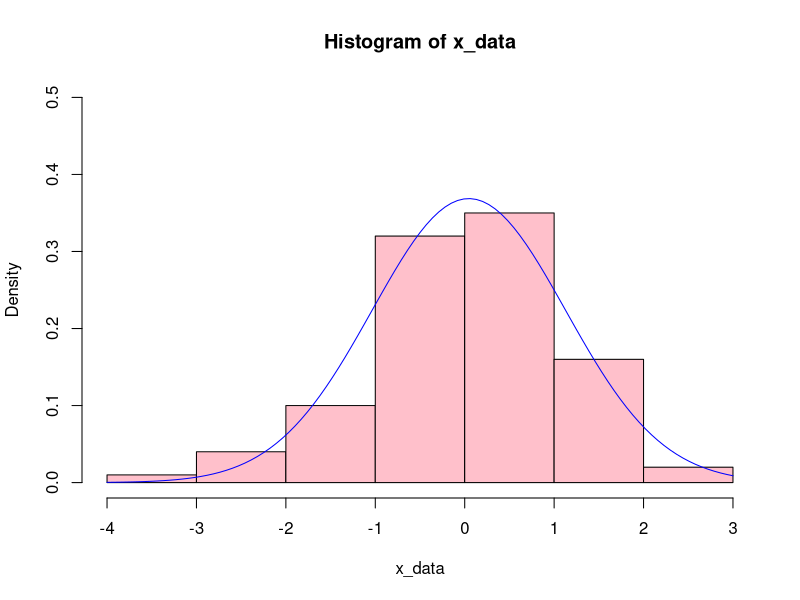
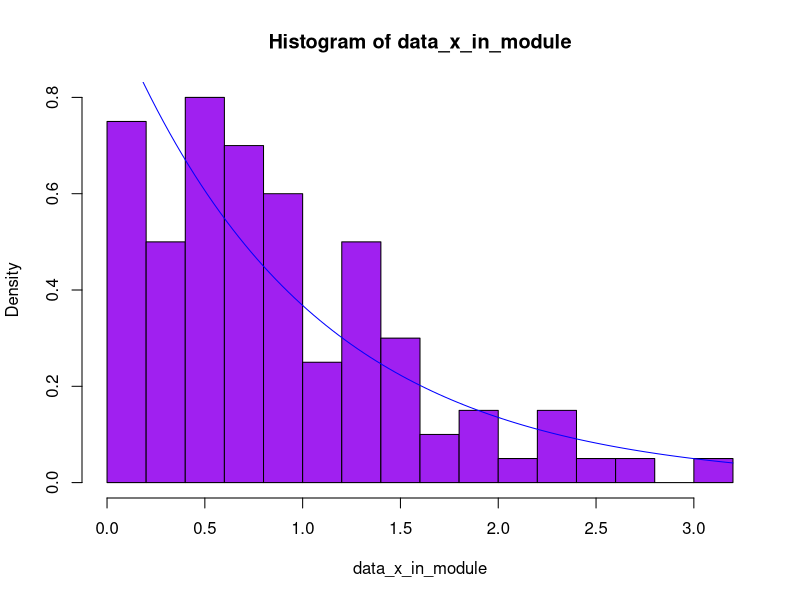
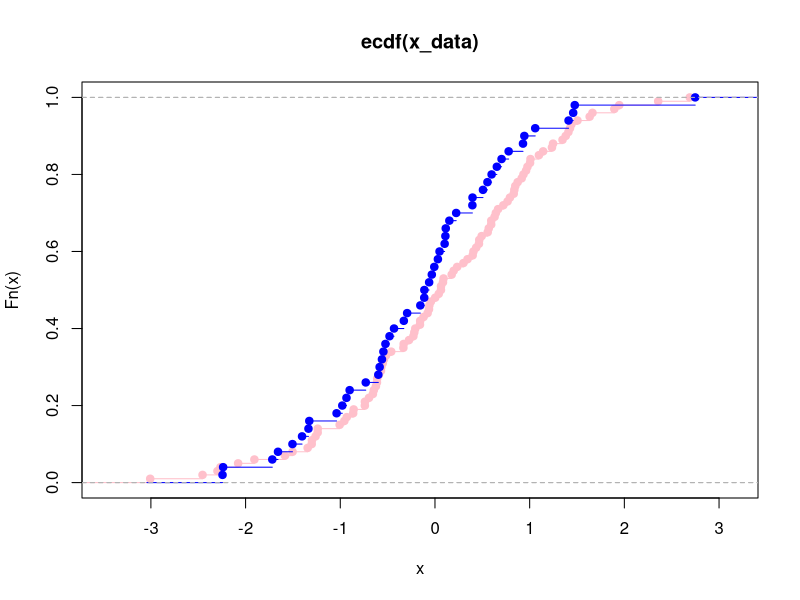

R code for these plots, in order:
## ---- chunk 1
TEAM_ID <- 16
ALPHA <- 0.05
N1 <- 100
N2 <- 50

calculate_ak <- function(k, n) {
  value <- k * log(k^2 * n + pi)
  return(value - floor(value))
}

k_indices_X <- 1:N1
k_indices_Y <- (N1 + 1):(N1 + N2)

a_k_X <- sapply(k_indices_X, calculate_ak, n = TEAM_ID)
a_k_Y <- sapply(k_indices_Y, calculate_ak, n = TEAM_ID)

X <- qnorm(a_k_X)
Y <- qnorm(a_k_Y)

mean_X <- mean(X)
var_X <- var(X)
std_X <- sd(X)
mean_Y <- mean(Y)
var_Y <- var(Y)
std_Y <- sd(Y)

cat(sprintf("Sample X (N1=%d):\n", N1))
cat(sprintf("Sample Mean (X̄): %.4f\n", mean_X))
cat(sprintf("Sample Std Dev (S1): %.4f (S1^2: %.4f)\n", std_X, var_X))
cat(sprintf("Sample Y (N2=%d):\n", N2))
cat(sprintf("Sample Mean (Ȳ): %.4f\n", mean_Y))
cat(sprintf("Sample Std Dev (S2): %.4f (S2^2: %.4f)\n", std_Y, var_Y))


sigma_squared <- 1
Z_statistic <- (mean_X - mean_Y) / sqrt(sigma_squared/N1 + sigma_squared/N2)

Z_critical <- qnorm(1 - ALPHA / 2)

p_value_Z <- 2 * (1 - pnorm(abs(Z_statistic)))

reject_H0_Z <- p_value_Z < ALPHA

cat(sprintf("\n1. Test Used: Z-test for the difference in means with known variances.\n"))
cat(sprintf("2. Rejection Region for H0 (at %.2f level): |Z| > %.4f (Two-sided).\n", ALPHA, Z_critical))
cat(sprintf("3. Calculated Test Statistic Z: %.4f\n", Z_statistic))
cat(sprintf("4. p-value: %.4f\n", p_value_Z))
cat(sprintf("5. Conclusion: "))
cat(sprintf("Since p-value (%.4f) %s α (%.2f), we %s H0.\n", 
            p_value_Z, 
            ifelse(reject_H0_Z, "<", ">="), 
            ALPHA, 
            ifelse(reject_H0_Z, "REJECT", "DO NOT REJECT")))


## ---- chunk 2
df1 <- N1 - 1 # Numerator degrees of freedom
df2 <- N2 - 1 # Denominator degrees of freedom

F_statistic <- var_X / var_Y

# Rejection Region
F_critical <- qf(1 - ALPHA, df1 = df1, df2 = df2)

# Calculate p-value
p_value_F <- 1 - pf(F_statistic, df1 = df1, df2 = df2)

# Conclusion
reject_H0_F <- p_value_F < ALPHA

cat(sprintf("\n1. Test Used: F-test for variances (F-distribution).\n"))
cat(sprintf("2. Rejection Region for H0 (at %.2f level): F > %.4f (Right-sided).\n", ALPHA, F_critical))
cat(sprintf("3. Calculated Test Statistic F = %.4f\n", F_statistic))
cat(sprintf("4. p-value: %.4f\n", p_value_F))
cat(sprintf("5. Conclusion: "))
cat(sprintf("Since p-value (%.4f) %s α (%.2f), we %s H0.\n", 
            p_value_F, 
            ifelse(reject_H0_F, "<", ">="), 
            ALPHA, 
            ifelse(reject_H0_F, "REJECT", "DO NOT REJECT")))
## ---- chunk 3

x_data <- X
y_data <- Y
mean_of_a <- mean(x_data)
variance_of_a <- var(x_data)

test_x_is_normal <- ks.test(x_data, "pnorm", mean = mean_of_a, sd = sqrt(variance_of_a))

cat("Results of testing if our data are normally distributed", "\n")
print(test_x_is_normal)

## ---- chunk 4
hist(x_data, freq = FALSE, col = "pink", ylim = c(0, 0.5))

curve(dnorm(x, mean = mean(x_data), sd = sd(x_data)), 
      col = "blue", add = TRUE)
## ---- chunk 5

data_x_in_module <- abs(x_data)
lambda <- 1

test_module_x_is_exponential <- ks.test(x_data, "pexp", rate = lambda)
cat("Results of testing if data in module are exponentially distributed with rate of", "\n")
print(test_module_x_is_exponential)
## ---- chunk 6
hist(data_x_in_module, freq = FALSE, breaks = 15, col = "purple",)

curve(dexp(x, rate = 1), 
      col = "blue", add = TRUE)
## ---- chunk 7

test_x_same_as_y <- ks.test(x_data, y_data)

cat("Results of testing if x has same distribution as y", "\n")
print(test_x_same_as_y)

## ---- chunk 8
plot(ecdf(x_data), col = "pink")
plot(ecdf(y_data), col = "blue",  add = TRUE)
